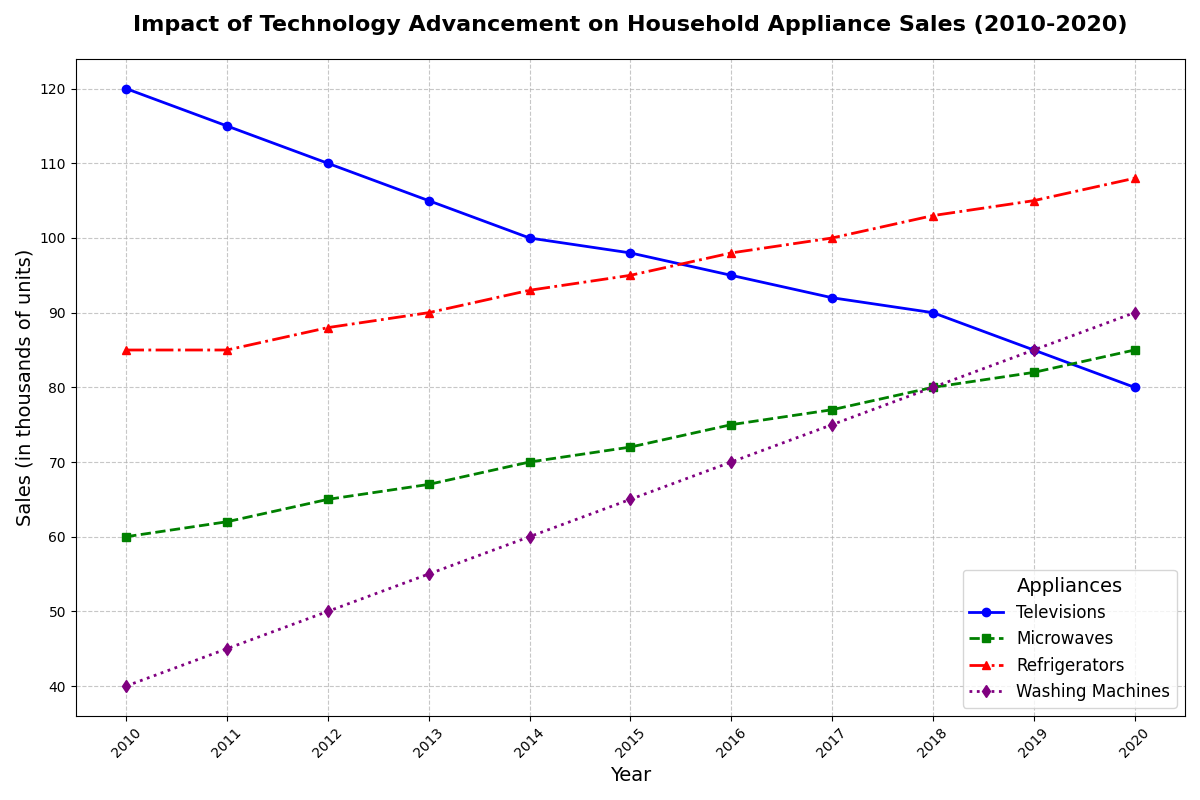

Reproduce this figure in Python.
import matplotlib.pyplot as plt
import numpy as np

# Backstory: We are visualizing the impact of technology advancement on the sales of various household appliances from 2010 to 2020.

# Define the years from 2010 to 2020
years = np.arange(2010, 2021)

# Data for appliance sales in thousands of units
televisions = np.array([120, 115, 110, 105, 100, 98, 95, 92, 90, 85, 80])
microwaves = np.array([60, 62, 65, 67, 70, 72, 75, 77, 80, 82, 85])
refrigerators = np.array([85, 85, 88, 90, 93, 95, 98, 100, 103, 105, 108])
washing_machines = np.array([40, 45, 50, 55, 60, 65, 70, 75, 80, 85, 90])

# Create the figure and the line chart
fig, ax = plt.subplots(figsize=(12, 8))

# Plot each appliance sales data with different colors and marker styles
ax.plot(years, televisions, label='Televisions', color='blue', marker='o', linestyle='-', linewidth=2, markersize=6)
ax.plot(years, microwaves, label='Microwaves', color='green', marker='s', linestyle='--', linewidth=2, markersize=6)
ax.plot(years, refrigerators, label='Refrigerators', color='red', marker='^', linestyle='-.', linewidth=2, markersize=6)
ax.plot(years, washing_machines, label='Washing Machines', color='purple', marker='d', linestyle=':', linewidth=2, markersize=6)

# Customize the plot with titles, labels, legend, and grid
ax.set_title('Impact of Technology Advancement on Household Appliance Sales (2010-2020)', fontsize=16, fontweight='bold', pad=20)
ax.set_xlabel('Year', fontsize=14)
ax.set_ylabel('Sales (in thousands of units)', fontsize=14)
ax.set_xticks(years)
ax.set_xticklabels(years, rotation=45)
ax.legend(title='Appliances', fontsize=12, title_fontsize=14, loc='best')
ax.grid(True, linestyle='--', alpha=0.7)

# Automatically adjust the layout
plt.tight_layout()

# Display the plot
plt.show()
